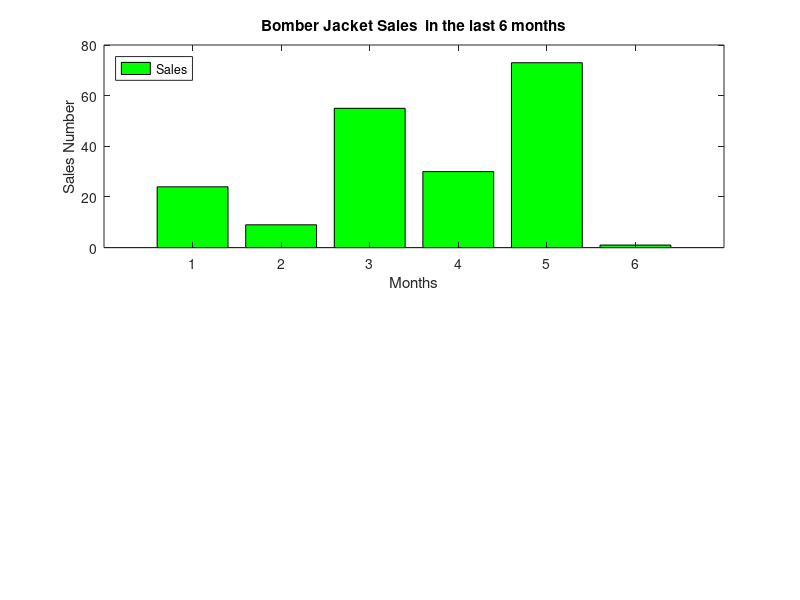

This chart was generated by the following MATLAB code:

months = 1:6; 
sales = randi([0, 80], 1, 6);  


figure;


subplot(2,1,1); 
bar(months, sales, 'FaceColor', 'green');

title('Bomber Jacket Sales  in the last 6 months'); 
xlabel('Months');
ylabel('Sales Number');
legend('Sales', 'Location', 'northwest'); 
